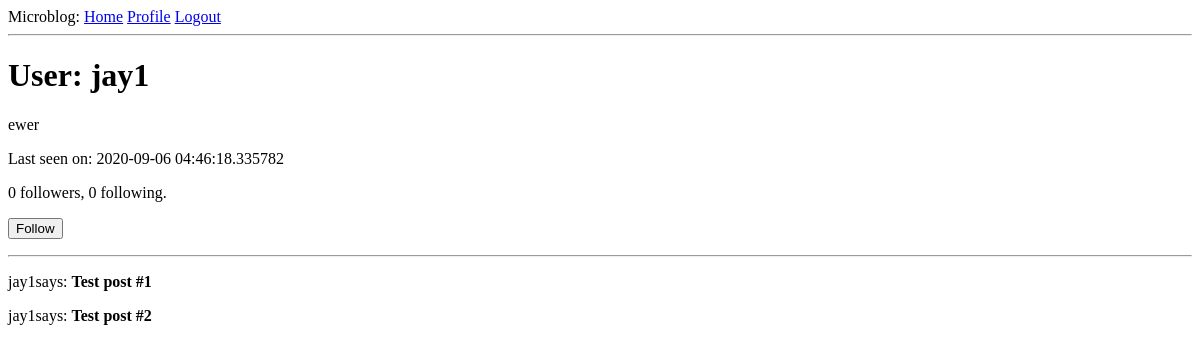
/user/jay1 (signed in), run on an earlier commit of the app's database.
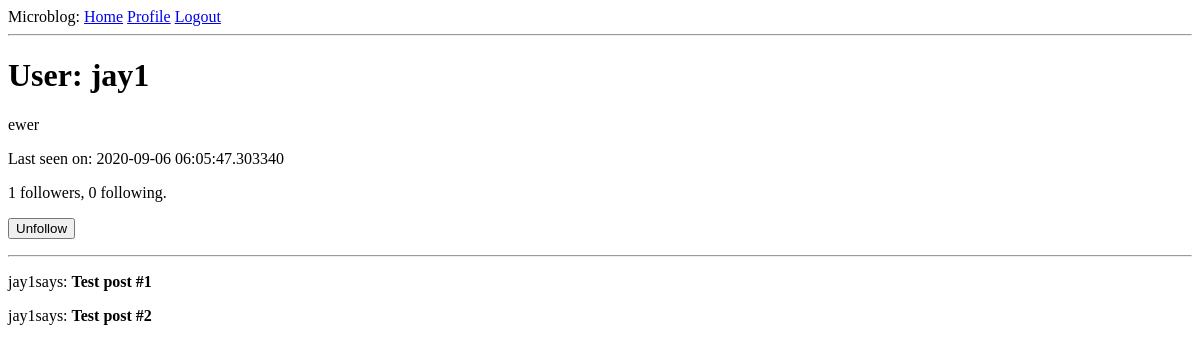
And on a later commit of the database.
### app/models.py (models this page shows, shortened)
class User(UserMixin, db.Model):
    id = db.Column(db.Integer, primary_key=True)
    username = db.Column(db.String(64), index=True, unique=True)
    email = db.Column(db.String(120), index=True, unique=True)
    password_hash = db.Column(db.String(128))
    posts = db.relationship("Post", backref="author", lazy="dynamic")
    about_me = db.Column(db.String(140))
    last_seen = db.Column(db.DateTime, default=datetime.utcnow)
    followed = db.relationship(
        "User",
        secondary=followers,
        primaryjoin=(followers.c.follower_id == id),
        secondaryjoin=(followers.c.followed_id == id),
        backref=db.backref("followers", lazy="dynamic"),
        lazy="dynamic",
    )
    def is_following(self, user):
        return self.followed.filter(followers.c.followed_id == user.id).count() > 0

### app/routes.py (the view)
@app.route("/user/<username>")
@login_required
def user(username):
    user = User.query.filter_by(username=username).first_or_404()
    posts = [
        {"author": user, "body": "Test post #1"},
        {"author": user, "body": "Test post #2"},
    ]
    form = EmptyForm()
    return render_template("user.html", user=user, posts=posts, form=form)

### app/forms.py
class EmptyForm(FlaskForm):
    submit = SubmitField("Submit")

### app/models.py (called while the page is built)
@login.user_loader
def load_user(id):
    return User.query.get(int(id))

### app/routes.py (called while the page is built)
@app.before_request
def before_request():
    if current_user.is_authenticated:
        current_user.last_seen = datetime.utcnow()
        db.session.commit()

### app/templates/user.html (shortened to what this page needs)
{%extends "base.html"%} {% block content %}
<h1>User: {{user.username}}</h1>
{% if user.about_me %}
<p>{{ user.about_me}}</p>
{%endif%} {% if user.last_seen %}
<p>Last seen on: {{ user.last_seen}}</p>
{%endif%}
<p>
  {{ user.followers.count() }} followers, {{ user.followed.count() }} following.
</p>
{% if user == current_user %}
<p><a href="{{ url_for('edit_profile') }}">Edit Profile</a></p>
{% elif not current_user.is_following(user) %}
<p>
    <form action="{{ url_for('follow', username=user.username) }}" method="post">
        {{ form.submit(value='Follow') }}
    </form>
  </p>
{% else %}
<p>
  <form action="{{ url_for('unfollow', username=user.username) }}" method="post">
      {{ form.submit(value='Unfollow') }}
  </form>
</p>
{%endif%}
<hr />
{% for post in posts%}
<p>{{post.author.username}}says: <b>{{post.body}}</b></p>
{% endfor %} {% endblock %}

### app/templates/base.html (shortened to what this page needs)
<!DOCTYPE html>
<html lang="en">
  <head>
  </head>
  <body>
    <div>
      Microblog:
      <a href="{{ url_for('index') }}">Home</a>
      {% if current_user.is_anonymous %}
      <a href="{{ url_for('login') }}">Login</a>
      {% else %}
      <a href="{{ url_for('user', username=current_user.username) }}"
        >Profile</a
      >
      <a href="{{ url_for('logout') }}">Logout</a>
      {% endif %}
    </div>
    <hr />
    {% block content %}{% endblock %}
  </body>
</html>

What changed in the data, as far as the page shows it:
changed User "jay1": last_seen "2020-09-06 04:46:18.335782" → "2020-09-06 06:05:47.303340"
Also different on the page:
{{ user.followers.count() }}: "0" → "1"
form field submit: (not shown) → "Unfollow"
form field submit: "Follow" → (not shown)
